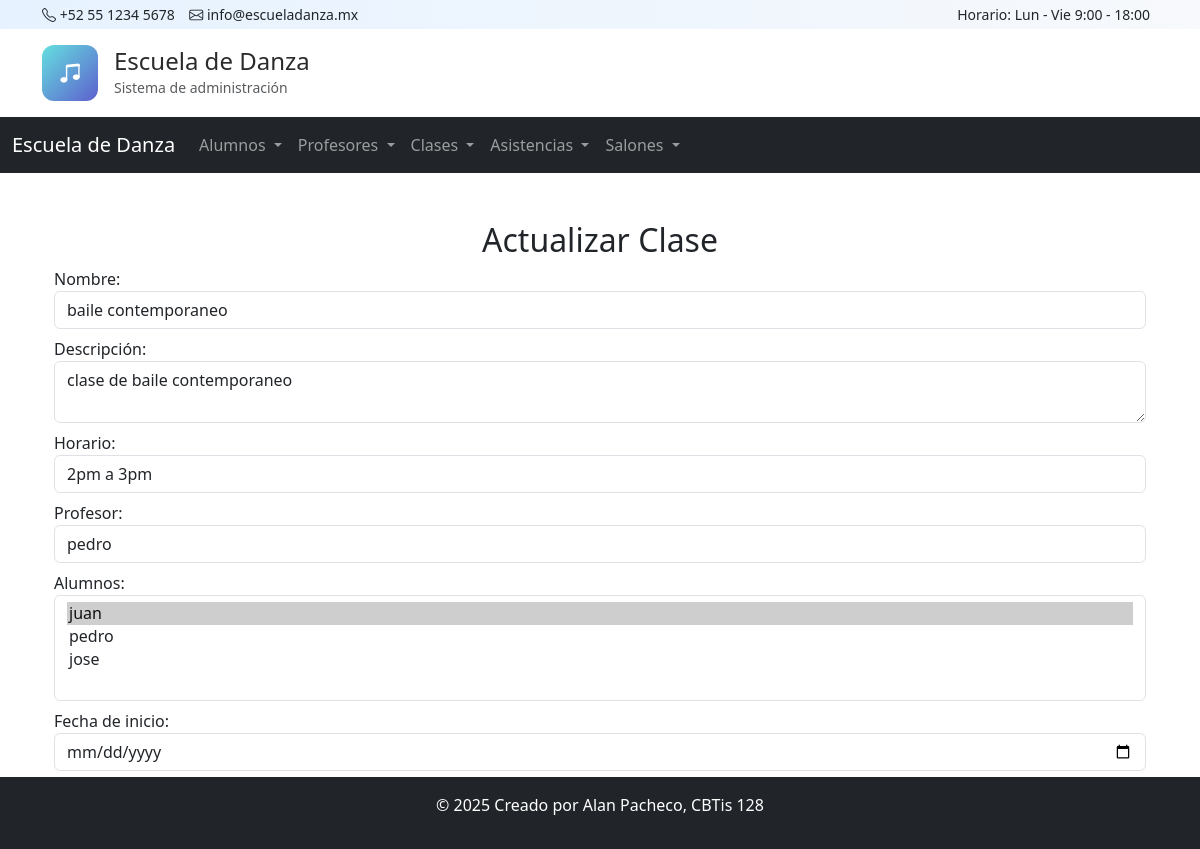
The page /clases/actualizar/1/ on the database its author committed.
### app_escueladanza/models.py (models this page shows, shortened)
class Clase(models.Model):
    nombre_clase = models.CharField(max_length=100)
    descripcion = models.TextField(blank=True, null=True)
    horario = models.CharField(max_length=50, blank=True)
    profesor = models.ForeignKey(Profesor, on_delete=models.CASCADE, related_name="clases")
    alumnos = models.ManyToManyField(Alumno, related_name="clases", blank=True)
    fecha_inicio = models.DateField(default=date.today)
    salon = models.ForeignKey(Salon, on_delete=models.SET_NULL, null=True, blank=True, related_name="clases")

class Profesor(models.Model):
    nombre = models.CharField(max_length=50)
    apellido = models.CharField(max_length=50)
    correo = models.EmailField(unique=True)
    telefono = models.CharField(max_length=15)
    especialidad = models.CharField(max_length=100)
    fecha_contratacion = models.DateField(null=True, blank=True)
    activo = models.BooleanField(default=True)

class Alumno(models.Model):
    nombre = models.CharField(max_length=50)
    apellido = models.CharField(max_length=50)
    fecha_nacimiento = models.DateField()
    correo = models.EmailField(unique=True)
    telefono = models.CharField(max_length=15)
    nivel = models.CharField(max_length=30, choices=[
        ('Principiante', 'Principiante'),
        ('Intermedio', 'Intermedio'),
        ('Avanzado', 'Avanzado')
    ])
    fecha_inscripcion = models.DateField()

### app_escueladanza/views.py (the view, shortened to what this page needs)
# urls.py: path('clases/actualizar/<int:id>/', views.actualizar_clase, name='actualizar_clase'),
def actualizar_clase(request, id):
    clase = get_object_or_404(Clase, id=id)
    profesores = Profesor.objects.all()
    alumnos = Alumno.objects.all()
    return render(request, 'clase/actualizar_clase.html', {
        'clase': clase,
        'profesores': profesores,
        'alumnos': alumnos
    })

### app_escueladanza/templates/clase/actualizar_clase.html (shortened to what this page needs)
{% extends 'base.html' %}
{% block content %}
<div class="container mt-4">
    <h2 class="text-center">Actualizar Clase</h2>
    <form method="POST" action="{% url 'actualizar_clase' clase.id %}">
        <label>Nombre:</label>
        <input type="text" name="nombre_clase" class="form-control" value="{{ clase.nombre_clase }}" required>
        <label class="mt-2">Descripción:</label>
        <textarea name="descripcion" class="form-control">{{ clase.descripcion }}</textarea>
        <label class="mt-2">Horario:</label>
        <input type="text" name="horario" class="form-control" value="{{ clase.horario }}" required>
        <label class="mt-2">Profesor:</label>
        <select name="profesor" class="form-control">
            {% for profesor in profesores %}
            <option value="{{ profesor.id }}" {% if profesor.id == clase.profesor.id %} selected {% endif %}>
                {{ profesor.nombre }}
            </option>
            {% endfor %}
        </select>
        <label class="mt-2">Alumnos:</label>
        <select name="alumnos" class="form-control" multiple>
            {% for alumno in alumnos %}
            <option value="{{ alumno.id }}" {% if alumno in clase.alumnos.all %} selected {% endif %}>
                {{ alumno.nombre }}
            </option>
            {% endfor %}
        </select>
        <label class="mt-2">Fecha de inicio:</label>
        <input type="date" name="fecha_inicio" class="form-control" value="{{ clase.fecha_inicio }}">
        <button class="btn btn-success mt-3" type="submit">Actualizar</button>
    </form>
</div>
{% endblock %}

### rows shown on the page
Clase: nombre_clase "baile contemporaneo", descripcion "clase de baile contemporaneo", horario "2pm a 3pm", profesor "pedro", alumnos "juan ☑ / pedro / jose"
